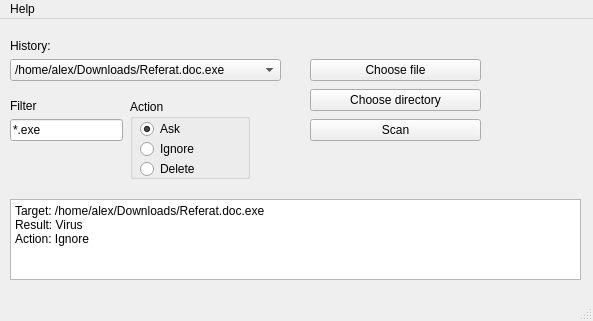
<?xml version="1.0" encoding="UTF-8"?>
<ui version="4.0">
 <class>MainWindow</class>
 <widget class="QMainWindow" name="MainWindow">
  <property name="geometry">
   <rect>
    <x>0</x>
    <y>0</y>
    <width>593</width>
    <height>321</height>
   </rect>
  </property>
  <property name="windowTitle">
   <string>Simple Antivirus Scanner</string>
  </property>
  <property name="dockOptions">
   <set>QMainWindow::AllowTabbedDocks|QMainWindow::AnimatedDocks</set>
  </property>
  <widget class="QWidget" name="centralWidget">
   <widget class="QComboBox" name="comboBox">
    <property name="geometry">
     <rect>
      <x>10</x>
      <y>40</y>
      <width>271</width>
      <height>22</height>
     </rect>
    </property>
    <item>
     <property name="text">
      <string>/home/alex/Downloads/Referat.doc.exe</string>
     </property>
    </item>
    <item>
     <property name="text">
      <string>/home/alex/kitten.jpg</string>
     </property>
    </item>
    <item>
     <property name="text">
      <string>/home/alex/Documents</string>
     </property>
    </item>
   </widget>
   <widget class="QLabel" name="label">
    <property name="geometry">
     <rect>
      <x>10</x>
      <y>20</y>
      <width>59</width>
      <height>14</height>
     </rect>
    </property>
    <property name="text">
     <string>History:</string>
    </property>
   </widget>
   <widget class="QPushButton" name="pushButton">
    <property name="geometry">
     <rect>
      <x>310</x>
      <y>40</y>
      <width>171</width>
      <height>22</height>
     </rect>
    </property>
    <property name="text">
     <string>Choose file</string>
    </property>
   </widget>
   <widget class="QPushButton" name="pushButton_2">
    <property name="geometry">
     <rect>
      <x>310</x>
      <y>70</y>
      <width>171</width>
      <height>22</height>
     </rect>
    </property>
    <property name="text">
     <string>Choose directory</string>
    </property>
   </widget>
   <widget class="QLineEdit" name="lineEdit">
    <property name="geometry">
     <rect>
      <x>10</x>
      <y>100</y>
      <width>113</width>
      <height>22</height>
     </rect>
    </property>
    <property name="text">
     <string>*.exe</string>
    </property>
   </widget>
   <widget class="QLabel" name="label_2">
    <property name="geometry">
     <rect>
      <x>10</x>
      <y>80</y>
      <width>59</width>
      <height>14</height>
     </rect>
    </property>
    <property name="text">
     <string>Filter</string>
    </property>
   </widget>
   <widget class="QTextBrowser" name="textBrowser">
    <property name="geometry">
     <rect>
      <x>10</x>
      <y>180</y>
      <width>571</width>
      <height>81</height>
     </rect>
    </property>
    <property name="html">
     <string>&lt;!DOCTYPE HTML PUBLIC &quot;-//W3C//DTD HTML 4.0//EN&quot; &quot;http://www.w3.org/TR/REC-html40/strict.dtd&quot;&gt;
&lt;html&gt;&lt;head&gt;&lt;meta name=&quot;qrichtext&quot; content=&quot;1&quot; /&gt;&lt;style type=&quot;text/css&quot;&gt;
p, li { white-space: pre-wrap; }
&lt;/style&gt;&lt;/head&gt;&lt;body style=&quot; font-family:'Sans Serif'; font-size:9pt; font-weight:400; font-style:normal;&quot;&gt;
&lt;p style=&quot; margin-top:0px; margin-bottom:0px; margin-left:0px; margin-right:0px; -qt-block-indent:0; text-indent:0px;&quot;&gt;Target: /home/alex/Downloads/Referat.doc.exe&lt;/p&gt;
&lt;p style=&quot; margin-top:0px; margin-bottom:0px; margin-left:0px; margin-right:0px; -qt-block-indent:0; text-indent:0px;&quot;&gt;Result: Virus&lt;/p&gt;
&lt;p style=&quot; margin-top:0px; margin-bottom:0px; margin-left:0px; margin-right:0px; -qt-block-indent:0; text-indent:0px;&quot;&gt;Action: Ignore&lt;/p&gt;&lt;/body&gt;&lt;/html&gt;</string>
    </property>
    <property name="acceptRichText">
     <bool>false</bool>
    </property>
   </widget>
   <widget class="QPushButton" name="pushButton_3">
    <property name="geometry">
     <rect>
      <x>310</x>
      <y>100</y>
      <width>171</width>
      <height>22</height>
     </rect>
    </property>
    <property name="text">
     <string>Scan</string>
    </property>
   </widget>
   <widget class="QGroupBox" name="groupBox">
    <property name="geometry">
     <rect>
      <x>130</x>
      <y>80</y>
      <width>120</width>
      <height>80</height>
     </rect>
    </property>
    <property name="title">
     <string>Action</string>
    </property>
    <widget class="QRadioButton" name="radioButton">
     <property name="geometry">
      <rect>
       <x>10</x>
       <y>20</y>
       <width>102</width>
       <height>20</height>
      </rect>
     </property>
     <property name="text">
      <string>Ask</string>
     </property>
     <property name="checked">
      <bool>true</bool>
     </property>
    </widget>
    <widget class="QRadioButton" name="radioButton_2">
     <property name="geometry">
      <rect>
       <x>10</x>
       <y>40</y>
       <width>102</width>
       <height>20</height>
      </rect>
     </property>
     <property name="text">
      <string>Ignore</string>
     </property>
    </widget>
    <widget class="QRadioButton" name="radioButton_3">
     <property name="geometry">
      <rect>
       <x>10</x>
       <y>60</y>
       <width>102</width>
       <height>20</height>
      </rect>
     </property>
     <property name="text">
      <string>Delete</string>
     </property>
    </widget>
   </widget>
  </widget>
  <widget class="QMenuBar" name="menuBar">
   <property name="geometry">
    <rect>
     <x>0</x>
     <y>0</y>
     <width>593</width>
     <height>19</height>
    </rect>
   </property>
   <widget class="QMenu" name="menuHelp">
    <property name="title">
     <string>Help</string>
    </property>
    <addaction name="actionAbout_SimpleAntivirusScanner"/>
   </widget>
   <addaction name="menuHelp"/>
  </widget>
  <widget class="QStatusBar" name="statusBar"/>
  <action name="actionAbout_SimpleAntivirusScanner">
   <property name="text">
    <string>About...</string>
   </property>
  </action>
 </widget>
 <layoutdefault spacing="6" margin="11"/>
 <resources/>
 <connections/>
</ui>
